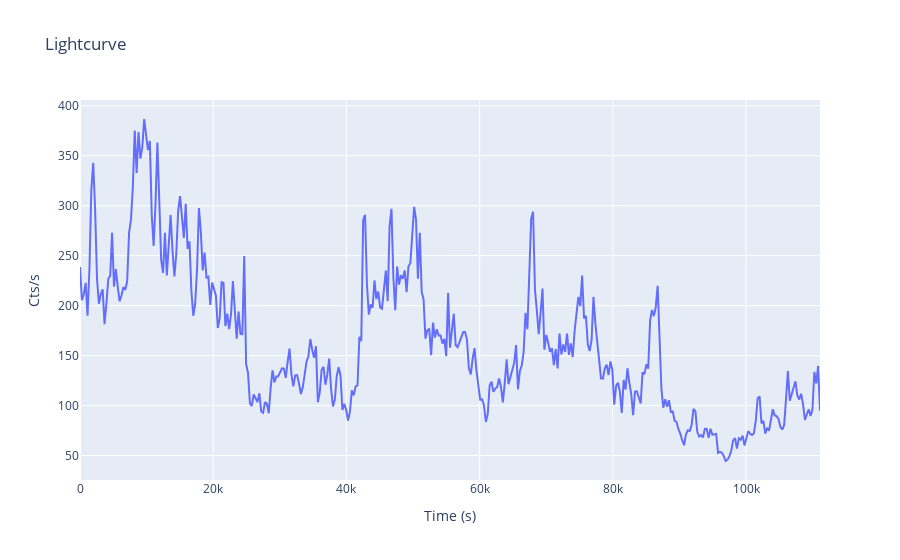

The notebook cell this image was saved under:
### Code cell
name= [" "]
file_paths = [out_file]

# Call the function to plot light curves
plotLC(file_paths, name, threshold = None)

### Figure 1 — Plotly figure (JSON) as saved in the notebook; plotly's stock layout.template omitted (floating-point values rounded to 4 significant figures; data arrays with more than 128 entries replaced by an {"elided": "..."} marker saying what was removed)
{"data": [{"mode": "lines", "name": "Lightcurve of  ", "type": "scatter", "x": {"elided": "393 float values"}, "y": {"elided": "393 float values"}}], "layout": {"autosize": true, "title": {"text": "Lightcurve"}, "xaxis": {"autorange": true, "range": [0, 111100.0], "title": {"text": "Time (s)"}, "type": "linear"}, "yaxis": {"autorange": true, "range": [25.59, 405.7], "title": {"text": "Cts/s"}, "type": "linear"}}}
